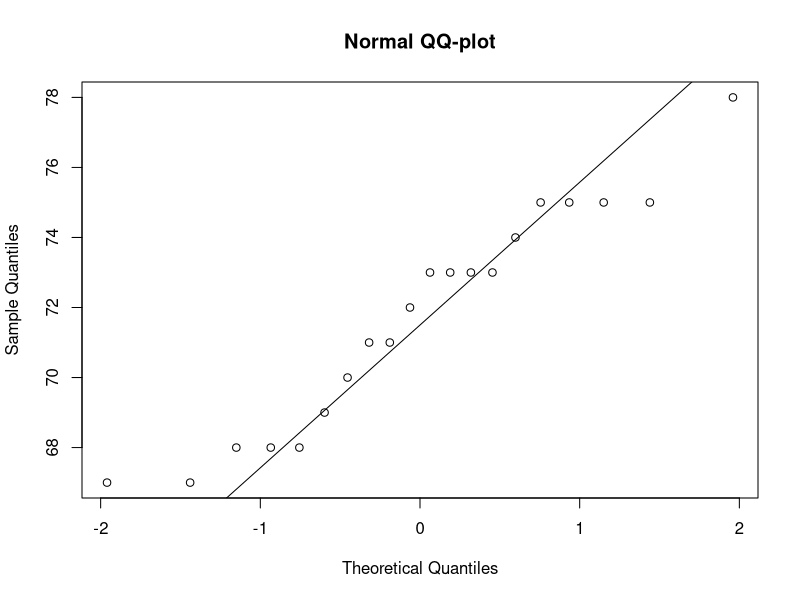

R code for this plot: (Note: this script raises an error after producing the figure.)
library("dplyr")
library("ggplot2")
library("grid")
library("gridExtra")

#Q1
## ANOVA
df <- data.frame(
            agents = c(rep(1, 5), rep(2, 5), rep(3, 5), rep(4, 5)),
            bolts = rep(c(1, 2, 3, 4, 5), times = 4),
            strength = c(73, 68, 74, 71, 67, 73, 67, 75, 72, 70, 75, 68, 78, 73, 68, 73, 71, 75, 75, 69)
)
# factorize the variables
df$agents <- as.factor(df$agents)
df$bolts <- as.factor(df$bolts)

## ANOVA
res.aov <- aov(strength ~ agents + bolts, data = df)
summary(res.aov)

# break down the ANOVA
## grand mean
attach(df)
mean(strength)

## mean diff by each agents categories
df %>% 
    group_by(agents) %>%
        summarise_at(vars(strength), list(means = mean)) %>%
            as.data.frame() %>%
                mutate(diff_sqr = (means - mean(means))^2) %>%
                mutate(diff_sum = sum(diff_sqr)) -> df_agents
## mean diff by each bolts categories
df %>% 
    group_by(bolts) %>%
        summarise_at(vars(strength), list(means = mean)) %>%
            as.data.frame() %>%
                mutate(diff_sqr = (means - mean(means))^2) %>%
                mutate(diff_sum = sum(diff_sqr)) -> df_bolts

## diff by each cell -> SSE
## merge by agents column
df2 <- merge(df, df_agents[, c(1, 2)], by = "agents")
df3 <- merge(df2, df_bolts[, c(1, 2)], by = "bolts")
df3 %>%
    mutate(diff_sqr = (strength - means.x - means.y + mean(strength))^2) %>%
        mutate(diff_sum = sum(diff_sqr))



# Assumption check
## check normality assumption
qqnorm(df$strength, pch = 1, main = "Normal QQ-plot")
qqline(df$strength)

## Shapiro-Wilk normality test
shapiro.test(model$residuals)

## residual plot
### model prediction
### histogram and density plot
# model <- lm(strength ~ agents + bolts, data = df)
model <- aov(strength ~ agents + bolts, data = df)
hist(model$residuals, col = "gray", prob = TRUE, 
    main = "Histogram with Density plot")
lines(density(model$residuals))

g_1 <- ggplot(df, aes(x = predict(model), y = model$residuals)) +
    geom_point() +
    geom_abline(intercept = 0, slope = 1) +
    labs(x = "Predicted Values", y = "Residuals",
        title = "Predicted values vs Residuals") +
    theme(plot.title = element_text(hjust = 0.5))

g_2 <- ggplot(df, aes(x = agents, y = model$residuals)) +
    geom_point() +
    labs(x = "Treatments", y = "Residuals",
        title = "Treatments vs Residuals") +
    theme(plot.title = element_text(hjust = 0.5))

g_3 <- ggplot(df, aes(x = bolts, y = model$residuals)) +
    geom_point() +
    labs(x = "Blocks", y = "Residuals",
        title = "Blocks vs Residuals") +
    theme(plot.title = element_text(hjust = 0.5))

# multiple graph on 1 page
grid.arrange(g_1, g_2, g_3, ncol = 2, nrow = 2)

# Pairwise comparison
## Tukey
TukeyHSD(model, conf.level = .95)

## Bonferroni
pairwise.t.test(df$strength, df$agents, p.adjust.method = "bonferroni")



# Q2

# model <- lm(strength ~ agents + bolts, data = df)

# dataframe
df2 <- data.frame(
            temp = c(rep(5, 5), rep(10, 5), rep(15, 5), rep(20, 5)),
            oven = rep(c(1, 2, 3, 4, 5), times = 4),
            strength = c(3, 10, 7, 4, 3, 3, 8, 12, 2, 4, 9, 
                        13, 15, 3, 10, 7, 12, 9, 8, 13)
            )

# factorize the variables
df2$temp <- as.factor(df2$temp)
df2$oven <- as.factor(df2$oven)

## ANOVA
model2 <- aov(strength ~ temp + oven, data = df2)
summary(model2)

## Tukey method
TukeyHSD(model2, conf.level = .95)
